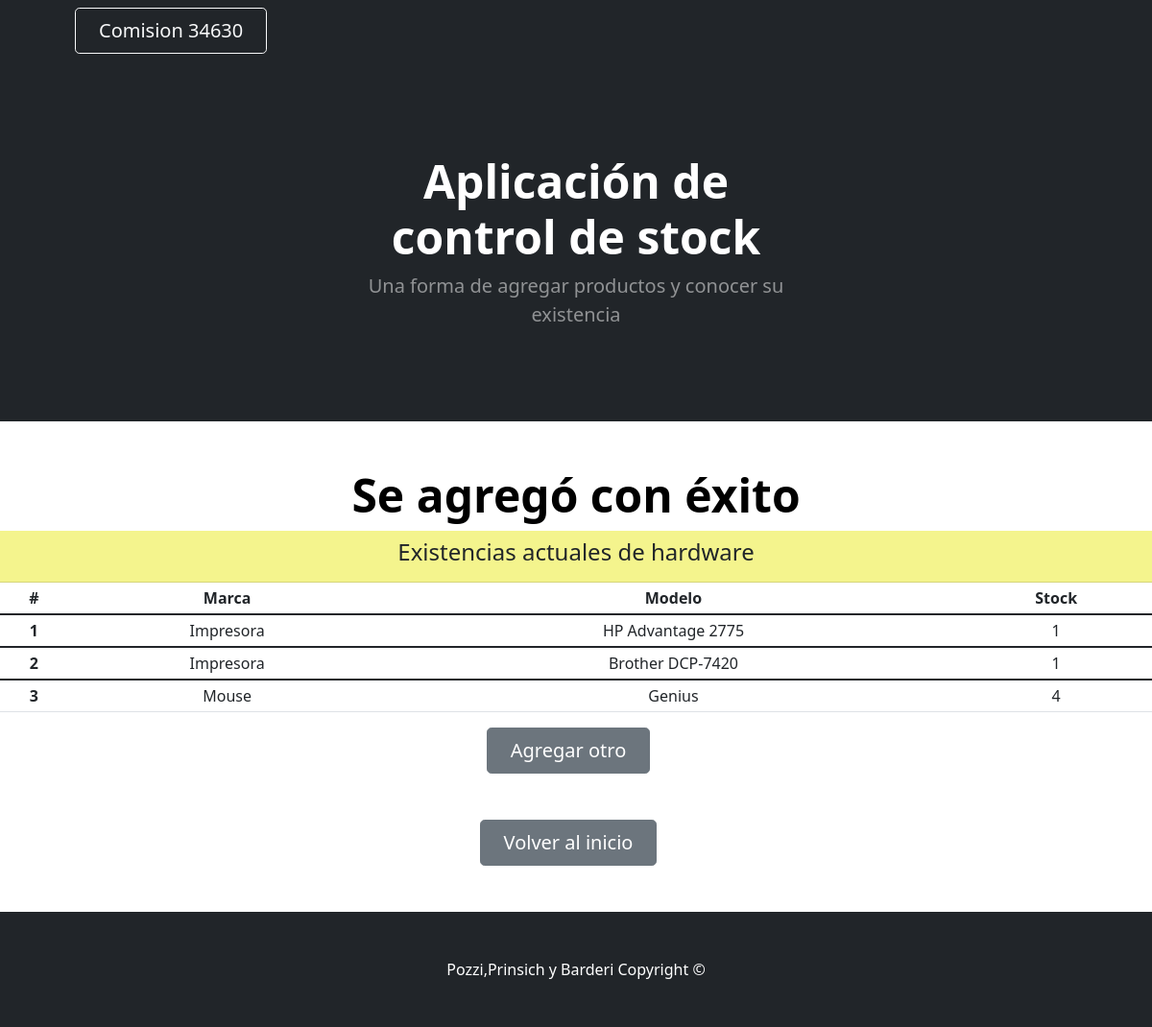
Screenshot of /listados/show_hard/ with the database file from the repository.
### Miapp/models.py (models this page shows)
class Hardware (models.Model):
    tipo_hardware= models.CharField (max_length=50)
    marca_hardware= models.CharField (max_length=50)
    stock_hardware= models.IntegerField()

### Miapp/views.py (the view)
# urls.py: path('show_hard/',show_hard,name="show_hard"),
def show_hard(request):
    lista = Hardware.objects.all()
    return render(request, "show_hard.html",{"Hardware": lista} )

### Miapp/templates/show_hard.html
{% extends 'padre.html' %}
{% load static %}
{% block Contenido_cambiante %}
<h1 class="display-5 fw-bolder text-black mb-2"> Se agregó con éxito </h1>
<div class="card-header" style="background-color: rgba(244, 244, 136, 0.957);">
  <h4>Existencias actuales de hardware</h4>
</div>
    <table class="table table-sm">
        <thead class="thead-dark">
          <tr>
            <th scope="col">#</th>
            <th scope="col">Marca</th>
            <th scope="col">Modelo</th>
            <th scope="col">Stock</th>
          </tr>
        </thead>
        {% for hard in Hardware %}
        <tbody>
          <tr>
            <th scope="row">{{hard.id}}</th>
            <td>{{hard.tipo_hardware}}</td>
            <td>{{hard.marca_hardware}}</td>
            <td>{{hard.stock_hardware}}</td>
          </tr>
        </tbody>
        {% endfor %}
    </table>
<a class="btn btn-secondary btn-lg px-4 me-sm-3" href="{% url 'Hardware'%}">Agregar otro</a>
{% endblock %}

### rows the page displays
Hardware: id "1", tipo_hardware "Impresora", marca_hardware "HP Advantage 2775", stock_hardware "1"
Hardware: id "2", tipo_hardware "Impresora", marca_hardware "Brother DCP-7420", stock_hardware "1"
Hardware: id "3", tipo_hardware "Mouse", marca_hardware "Genius", stock_hardware "4"
